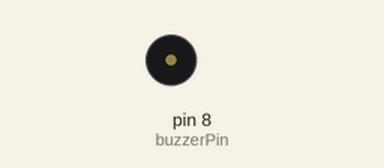
Simulated run of this sketch. Board: Arduino Uno, built with avr-gcc and run on an emulated ATmega328P. On the bench: buzzer (waves = sounding).

Above: at 1.4 s.
At 29.35 s:
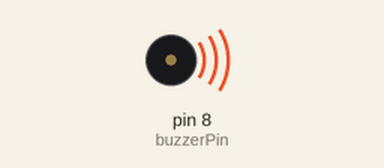
Timing chart, 0 to 30.3 s (numbered marks = the images above):
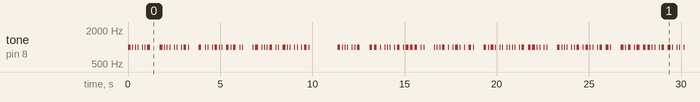

The sketch:

YazilaniMorseDonusturmeFinal.ino
```cpp
// Bu kod TA7TUR tarafından hazırlanmıştır.
// Pasif buzzer kullanarak da aynı projeyi gerçekleştrebilirsiniz.
// 433 mhz verici modülü + arduino ile kullanılmak istenirse pin dizilimi:
// VericiGND -> ArduinoGND
// VericiVCC -> Arduino5V
// VericiDATA -> Sinyal pini + 5V (arduinu üzerinde başka bir 5v pinine bağlayınız.)
// https://dlnmh9ip6v2uc.cloudfront.net/datasheets/Wireless/General/TWS-BS-3_433.92MHz_ASK_RF_Transmitter_Module_Data_Sheet.pdf

const int buzzerPin = 8; // ***Verici sinyal pini veya Buzzer pinidir.

int wpm = 25; // ***Dakikadaki kelime sayısı, buradan hızı ayarlayabilirsiniz. PARIS

// Dinamik olarak hesaplanacak zamanlama değişkenleri
int dotLength;
int dashLength;
int elementSpace;
int letterSpace;
int wordSpace; // wordSpace = dotLength * 7; kelime boşluğu bir nokta vuruşunun 7 katı olarak ayarlanmıştır. Özel ayarlamak için "delay(wordSpace * 10); // İki mesaj arasında bekletmek için değiştir." satırındaki kodu değiştirebiliriniz.

String text = "BU BIR TILKI AVIDIR    BU MESAJI VEREN CIHAZI BULAN KAZANIR    NE MUTLU TURKUM DIYENE"; // Kullanıcıdan alınacak metin

void setup() {
  pinMode(buzzerPin, OUTPUT); // Buzzer pinini çıkış olarak ayarla
  //Serial.begin(9600); // Serial iletişimi başlat
  calculateTiming(); // Zamanlama değerlerini hesapla
}

void loop() {
  playMorseCode(text);
  delay(wordSpace * 10); // ***İki mesaj arasında bekletmek için değiştir.
  //while(true) {} // ***while başındaki "//" işaretini silersen bir kere oynatılır ve döngüye girmez.
}

void calculateTiming() {
  dotLength = 1200 / wpm; // WPM'ye göre nokta süresini hesapla
  dashLength = dotLength * 3;
  elementSpace = dotLength;
  letterSpace = dotLength * 3;
  wordSpace = dotLength * 7;
}

void playMorseCode(String message) {
  for (int i = 0; i < message.length(); i++) {
    char c = toupper(message[i]);
    if (c == ' ') {
      delay(wordSpace);
    } else {
      String morseCode = getMorseCode(c);
      for (int j = 0; j < morseCode.length(); j++) {
        if (morseCode[j] == '.') {
          playDot();
        } else if (morseCode[j] == '-') {
          playDash();
        }
        if (j < morseCode.length() - 1) {
          delay(elementSpace);
        }
      }
      delay(letterSpace);
    }
  }
}

void playDot() {
  tone(buzzerPin, 1000, dotLength);
  delay(dotLength + elementSpace);
}

void playDash() {
  tone(buzzerPin, 1000, dashLength);
  delay(dashLength + elementSpace);
}

String getMorseCode(char character) {
  switch (character) {
    case 'A': return ".-";
    case 'B': return "-...";
    case 'C': return "-.-.";
    case 'D': return "-..";
    case 'E': return ".";
    case 'F': return "..-.";
    case 'G': return "--.";
    case 'H': return "....";
    case 'I': return "..";
    case 'J': return ".---";
    case 'K': return "-.-";
    case 'L': return ".-..";
    case 'M': return "--";
    case 'N': return "-.";
    case 'O': return "---";
    case 'P': return ".--.";
    case 'Q': return "--.-";
    case 'R': return ".-.";
    case 'S': return "...";
    case 'T': return "-";
    case 'U': return "..-";
    case 'V': return "...-";
    case 'W': return ".--";
    case 'X': return "-..-";
    case 'Y': return "-.--";
    case 'Z': return "--..";
    case '1': return ".----";
    case '2': return "..---";
    case '3': return "...--";
    case '4': return "....-";
    case '5': return ".....";
    case '6': return "-....";
    case '7': return "--...";
    case '8': return "---..";
    case '9': return "----.";
    case '0': return "-----";
    case '.': return ".-.-.-";
    case ',': return "--..--";
    case '?': return "..--..";
    case '\'': return ".----.";
    case '!': return "-.-.--";
    case '/': return "-..-.";
    case '(': return "-.--.";
    case ')': return "-.--.-";
    case '&': return ".-...";
    case ':': return "---...";
    case ';': return "-.-.-.";
    case '=': return "-...-";
    case '+': return ".-.-.";
    case '-': return "-....-";
    case '_': return "..--.-";
    case '"': return ".-..-.";
    case '$': return "...-..-";
    case '@': return ".--.-.";
    default: return ""; // Tanımlanmamış karakterler için boş string dön
  }
}
```

Measured:
- by itself, tone on pin 8 (buzzerPin): plays 1000 Hz for 0.14 s, 1000 Hz for 0.05 s, 1000 Hz for 0.05 s, 1000 Hz for 0.05 s, 1000 Hz for 0.05 s, 1000 Hz for 0.05 s … (487 notes in this stretch)
